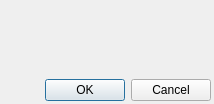
<?xml version="1.0" encoding="UTF-8"?>
<ui version="4.0">
 <class>ReplacementDialog</class>
 <widget class="QDialog" name="ReplacementDialog">
  <property name="geometry">
   <rect>
    <x>0</x>
    <y>0</y>
    <width>214</width>
    <height>104</height>
   </rect>
  </property>
  <property name="windowTitle">
   <string>Dialog</string>
  </property>
  <layout class="QVBoxLayout" name="verticalLayout">
   <property name="spacing">
    <number>3</number>
   </property>
   <property name="margin">
    <number>3</number>
   </property>
   <item>
    <widget class="QWidget" name="main" native="true"/>
   </item>
   <item>
    <widget class="QDialogButtonBox" name="buttonBox">
     <property name="orientation">
      <enum>Qt::Horizontal</enum>
     </property>
     <property name="standardButtons">
      <set>QDialogButtonBox::Cancel|QDialogButtonBox::Ok</set>
     </property>
    </widget>
   </item>
  </layout>
 </widget>
 <resources/>
 <connections>
  <connection>
   <sender>buttonBox</sender>
   <signal>accepted()</signal>
   <receiver>ReplacementDialog</receiver>
   <slot>accept()</slot>
   <hints>
    <hint type="sourcelabel">
     <x>248</x>
     <y>254</y>
    </hint>
    <hint type="destinationlabel">
     <x>157</x>
     <y>274</y>
    </hint>
   </hints>
  </connection>
  <connection>
   <sender>buttonBox</sender>
   <signal>rejected()</signal>
   <receiver>ReplacementDialog</receiver>
   <slot>reject()</slot>
   <hints>
    <hint type="sourcelabel">
     <x>316</x>
     <y>260</y>
    </hint>
    <hint type="destinationlabel">
     <x>286</x>
     <y>274</y>
    </hint>
   </hints>
  </connection>
 </connections>
</ui>
